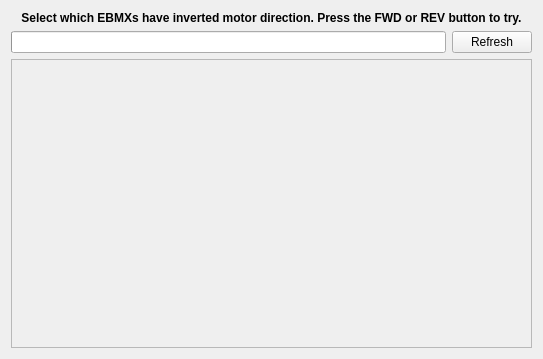
<?xml version="1.0" encoding="UTF-8"?>
<ui version="4.0">
 <class>DirSetup</class>
 <widget class="QWidget" name="DirSetup">
  <property name="geometry">
   <rect>
    <x>0</x>
    <y>0</y>
    <width>543</width>
    <height>359</height>
   </rect>
  </property>
  <property name="windowTitle">
   <string>Form</string>
  </property>
  <layout class="QVBoxLayout" name="verticalLayout">
   <item>
    <widget class="QLabel" name="label">
     <property name="font">
      <font>
       <bold>true</bold>
      </font>
     </property>
     <property name="text">
      <string>&lt;html&gt;&lt;head/&gt;&lt;body&gt;&lt;p&gt;Select which EBMXs have inverted motor direction. Press the FWD or REV button to try.&lt;/p&gt;&lt;/body&gt;&lt;/html&gt;</string>
     </property>
     <property name="alignment">
      <set>Qt::AlignCenter</set>
     </property>
     <property name="wordWrap">
      <bool>true</bool>
     </property>
    </widget>
   </item>
   <item>
    <layout class="QHBoxLayout" name="horizontalLayout">
     <item>
      <widget class="QProgressBar" name="progressBar">
       <property name="value">
        <number>0</number>
       </property>
       <property name="format">
        <string/>
       </property>
      </widget>
     </item>
     <item>
      <widget class="QPushButton" name="refreshButton">
       <property name="text">
        <string>Refresh</string>
       </property>
      </widget>
     </item>
    </layout>
   </item>
   <item>
    <widget class="QScrollArea" name="vescArea">
     <property name="widgetResizable">
      <bool>true</bool>
     </property>
     <widget class="QWidget" name="scrollAreaWidgetContents">
      <property name="geometry">
       <rect>
        <x>0</x>
        <y>0</y>
        <width>523</width>
        <height>285</height>
       </rect>
      </property>
     </widget>
    </widget>
   </item>
  </layout>
 </widget>
 <resources/>
 <connections/>
</ui>
